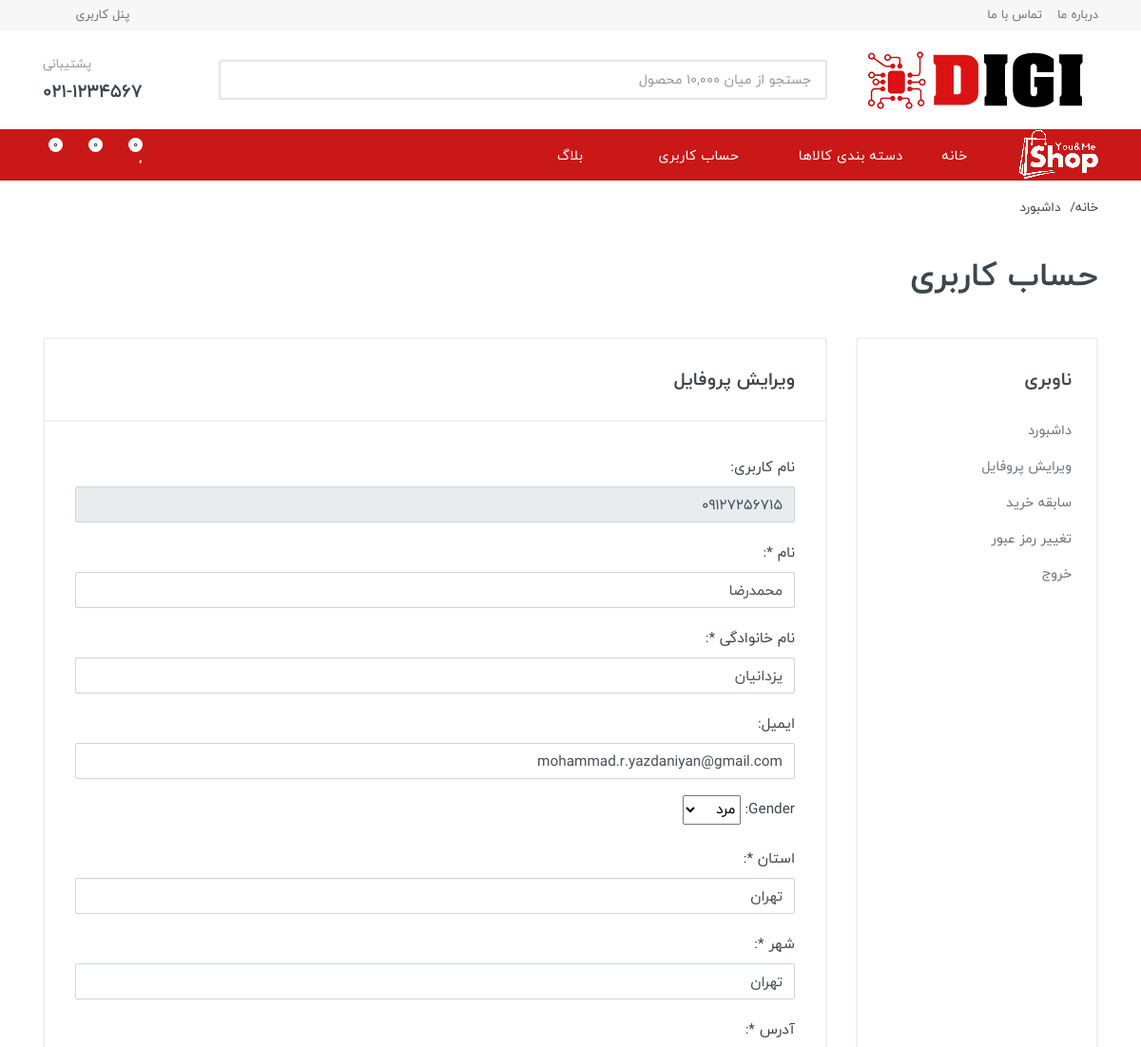
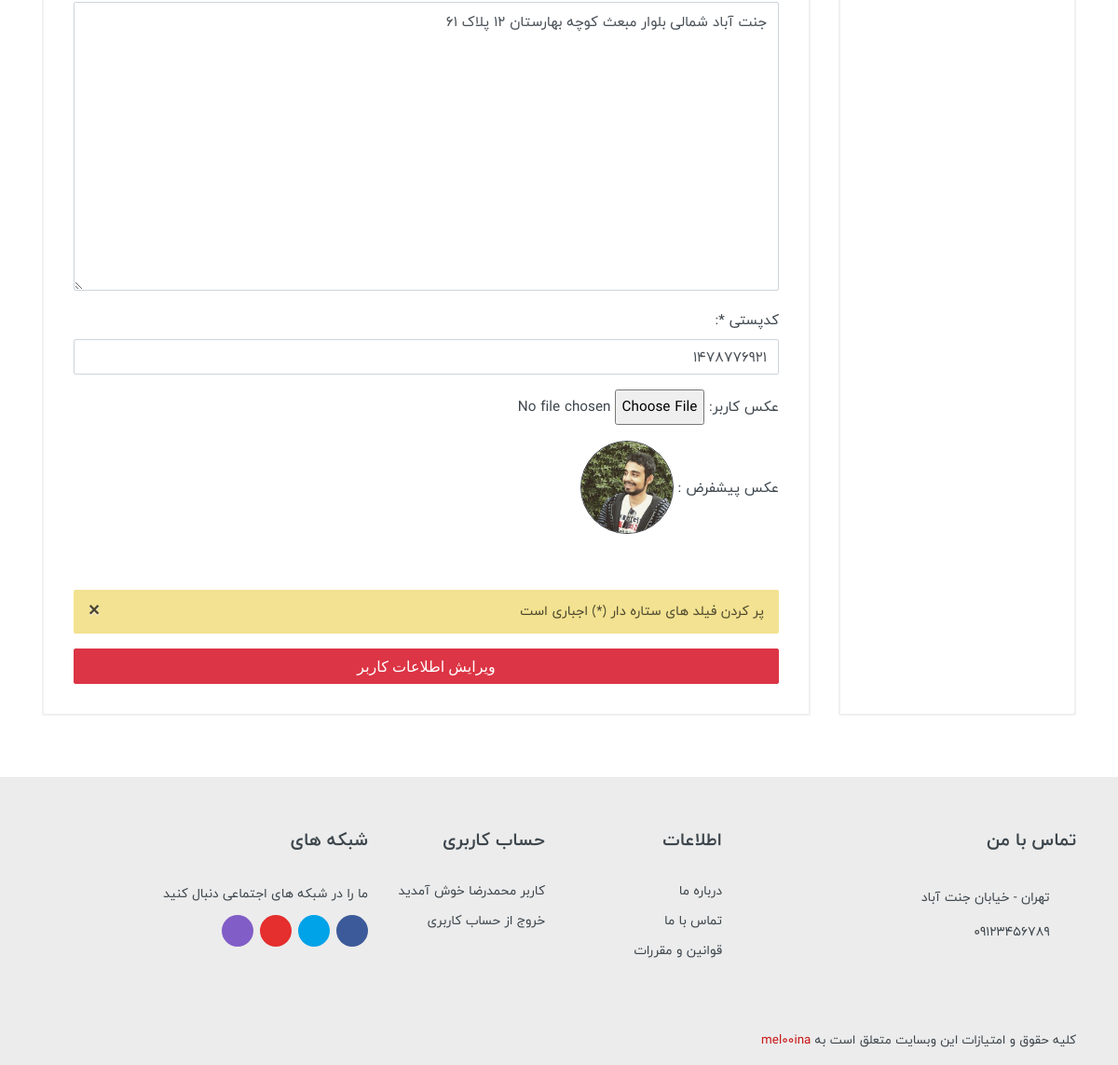
/accounts/userdetail_modify_informations/ (signed in), run on the app's committed database (2 pictures, top to bottom).
### apps/accounts/models.py (models this page shows, shortened)
class CustomUser(AbstractBaseUser,PermissionsMixin):
    file_upload=FileUploader('images','user')
    mobile_number=models.CharField(max_length=11,unique=True)
    name=models.CharField(max_length=50,blank=True,verbose_name='نام')
    family=models.CharField(max_length=50,blank=True,verbose_name='نام خانوادگی')
    email=models.EmailField(max_length=200,blank=True,verbose_name='ایمیل')
    image=models.ImageField(upload_to=file_upload.upload_to,verbose_name='عکس کاربر',null=True,blank=True)
    gender_types=(('man','مرد'),('woman','زن'))
    gender=models.CharField(max_length=50,blank=True,choices=gender_types,default='man',null=True)
    address=models.TextField(null=True,blank=True,verbose_name='ادرس')
    city=models.CharField(max_length=50,null=True,blank=True,verbose_name='شهر')
    province=models.CharField(max_length=50,null=True,blank=True,verbose_name='استان')
    postal_code=models.CharField(max_length=12,null=True,blank=True,verbose_name='کدپستی')
    register_date=models.DateField(default=timezone.now)
    is_active=models.BooleanField(default=False)
    active_code=models.CharField(max_length=100,null=True,blank=True)
    is_admin=models.BooleanField(default=False)
    USERNAME_FIELD='mobile_number'
    REQUIRED_FIELDS=['name','family','email']
    objects=CustomUserManager()

### apps/accounts/views.py (the view, shortened to what this page needs)
# urls.py: path('userdetail_modify_informations/',UserUpdateDetail.as_view(),name='userdetail_modify_informations'),
class UserUpdateDetail(LoginRequiredMixin,View):
    def dispatch(self, request, *args, **kwargs):
        if not request.user.is_authenticated:
            return redirect('index:home')
        return super().dispatch(request,*args,*kwargs)
    def get(self,request,*args,**kwargs):
        user=request.user
        user_current_image=user.image
        user_details={
            'mobile_number': user.mobile_number,
            'name': user.name,
            'family': user.family,
            'email': user.email,
            'gender': user.gender,
            'province': user.province,
            'city': user.city,
            'address': user.address,
            'postal_code': user.postal_code
        }
        user_detail_form=UserDetailModify(initial=user_details)
        return render(request,'account_app/user_panel_block/user_modify.html',{'user_detail_form':user_detail_form,'user_current_image':user_current_image})

### apps/index/views.py (called while the page is built)
def media_admin(request):
    return {'media_url':settings.MEDIA_URL}

### templates/account_app/user_panel_block/user_modify.html (shortened to what this page needs)
{% extends 'account_app/user_panel.html' %}
{% load render_partial %}
{% block dashbord %}
                    <div class="card">
                        <div class="card-header">
                            <h5>ویرایش پروفایل</h5></div>
                        <div class="card-divider"></div>
                        <div class="card-body">
                            <form action="" method='post' enctype="multipart/form-data">
                                {{user_detail_form.as_p}}
                                <label for="">عکس پیشفرض :</label>
                                {% if user_current_image %}
                                    <img class="rounded rounded-pill border border-dark" src="{{ media_url }}{{user_current_image}}" alt="" style="width:100px;height:100px;">
                                {% else %}
                                    <img  class="rounded rounded-pill border border-dark" src="{{media_url}}/images/user/no-photo.jpeg" alt="" style="width:100px;height:100px">
                                {% endif %}
                                <br>
                                <br>
                                <br>
                                <div class="alert alert-warning fade show alert-dismissible" role="alert">
                                    پر کردن فیلد های ستاره دار (*) اجباری است
                                    <button type="button" class="close" data-dismiss="alert" aria-label="close">
                                        <span aria-hidden="true">&times;</span>
                                    </button>
                                </div>
                                <button class='btn btn-danger btn-block' type='submit'>ویرایش اطلاعات کاربر</button>
                            </form>
                        </div>
                    </div>
{% endblock dashbord %}

### templates/partials/footer.html (shortened to what this page needs)
<footer class="site__footer">
    <div class="site-footer">
        <div class="container">
            <div class="site-footer__widgets">
                <div class="row">
                    <div class="col-12 col-md-6 col-lg-4">
                        <div class="site-footer__widget footer-contacts">
                            <h5 class="footer-contacts__title">تماس با من</h5>
                            <ul class="footer-contacts__contacts">
                                <li><i class="footer-contacts__icon fas fa-globe-americas"></i>
                                    تهران - خیابان جنت آباد</li>
                                <li><i class="footer-contacts__icon fas fa-mobile-alt"></i>
                                    <span class="ltr_text">09123456789</span>
                                </li>
                            </ul>
                        </div>
                    </div>
                    <div class="col-6 col-md-3 col-lg-2">
                        <div class="site-footer__widget footer-links">
                            <h5 class="footer-links__title">اطلاعات</h5>
                            <ul class="footer-links__list">
                                <li class="footer-links__item">
                                    <a href=" {% url 'about_us:about_us' %} " class="footer-links__link">درباره ما</a>
                                </li>
                                <li class="footer-links__item">
                                    <a href="{% url 'contact_us:contact_us' %}" class="footer-links__link">تماس با ما</a>
                                </li>
                                <li class="footer-links__item">
                                    <a href="" class="footer-links__link">قوانین و مقررات</a>
                                </li>
                            </ul>
                        </div>
                    </div>
                    <div class="col-6 col-md-3 col-lg-2">
                        <div class="site-footer__widget footer-links">
                            <h5 class="footer-links__title">حساب کاربری</h5>
                            <ul class="footer-links__list">
                                {% if user.is_authenticated %}
                                    <li class="footer-links__item">
                                        <a>کاربر {{user.name}} خوش آمدید</a>
                                    </li>
                                    <li class="footer-links__item">
                                        <a href=" {% url 'accounts:logout' %} " class="footer-links__link">خروج از حساب کاربری</a>
                                    </li>
                                {% endif %}
                            </ul>
                        </div>
                    </div>
                    <div class="col-12 col-md-12 col-lg-4">
                        <div class="site-footer__widget footer-newsletter">
                            <h5 class="footer-contacts__title">شبکه های</h5>
                            <div class="footer-newsletter__text footer-newsletter__text--social">ما را در شبکه
                                های اجتماعی دنبال کنید</div>
                            <ul class="footer-newsletter__social-links">
                                <li
                                    class="footer-newsletter__social-link footer-newsletter__social-link--facebook">
                                    <a href="#" target="_blank"><i class="fab fa-facebook-f"></i></a>
                                </li>
                                <li
                                    class="footer-newsletter__social-link footer-newsletter__social-link--twitter">
                                    <a href="#" target="_blank"><i class="fab fa-twitter"></i></a>
                                </li>
                                <li
                                    class="footer-newsletter__social-link footer-newsletter__social-link--youtube">
                                    <a href="#" target="_blank"><i class="fab fa-youtube"></i></a>
                                </li>
                                <li
                                    class="footer-newsletter__social-link footer-newsletter__social-link--instagram">
                                    <a href="#" target="_blank"><i class="fab fa-instagram"></i></a>
                                </li>
                                <li class="footer-newsletter__social-link footer-newsletter__social-link--rss">
                                    <a href="#" target="_blank"><i class="fas fa-rss"></i></a>
                                </li>
                            </ul>
                        </div>
                    </div>
                </div>
            </div>
            <div class="site-footer__bottom">
                <div class="site-footer__copyright">
                    کلیه حقوق و امتیازات این وبسایت متعلق است به
                    <a href="https://instagram.com/mel00ina" target="_blank">mel00ina</a>
                </div>
            </div>
        </div>
    </div>
</footer>

### static/css/custom.css (style rules this page uses)
.ltr_text { display: inline-block; direction: ltr; }
body { font-family: "primary-font", "segoe ui", "tahoma"; line-height: 1.85; }
.fa, .fab, .fal, .far, .fas { vertical-align: middle; }
h1, h2, h3, h4, h5, h6 { line-height: 1.85; font-family: "secondary-font", "primary-font", "segoe ui", "tahoma"; }
.topbar, .dropcart__product-name, .dropcart__product-options, .megamenu, .post-card--layout--grid.post-card--size--lg .post-card__name, .post-card--layout--list.post-card--size--nl .post-card__name, .post-card--layout--grid .post-card__name, .cart-table__options, .widget-posts__name, .widget-comments__author, .compare-table, .compare-table__product-name, .block-features__title, .product-card__name, .category-card__name, .category-card--layout--compact .category-card__name, .block-posts--layout--grid-nl .post-card .post-card__name, .post-header--layout--classic .post-header__title, .post-card--layout--related .post-card__name, .post-header--layout--full .post-header__title, .widget-products__name, .product-card__features-list, .products-list[data-layout=list] .product-card .product-card__features-list, .filter-categories__list, .widget-categories__list, textarea.form-control, .cart__totals { line-height: 1.85; }
p, .widget-newsletter, .widget-comments__content, .widget-categories__subs, .address-card__body, .profile-card__name, .teammate__name, .payment-methods__item-description, .checkout__totals, .block-slideshow__slide-text, .block-features__subtitle, .category-card__links, .typography, .post-author__about, .comment__text, .product__rating-legend, .spec, .spec__disclaimer, .review__text, .product__features li, .product__description, .widget-aboutus__text, .post-card__content, .dropcart__totals { line-height: 2; }
.footer-newsletter__text, .footer-contacts__text, .footer-contacts__contacts, .footer-links__list { line-height: 2; font-size: 14.5px; }
.footer-links__item { margin-top: 3px; }
.footer-links__item:first-child { margin-top: 0; }
.alert { line-height: 1.85; padding-top: 0.6rem; padding-bottom: 0.6rem; }
.form-control { text-align: right; }

### data on the page
CustomUser: mobile_number "09127256715", name "محمدرضا", family "یزدانیان", email "mohammad.r.yazdaniyan@gmail.com", gender "مرد", province "تهران", city "تهران", address "جنت آباد شمالی بلوار مبعث کوچه بهارستان ۱۲ پلاک ۶۱", postal_code "1478776921", image (picture)
